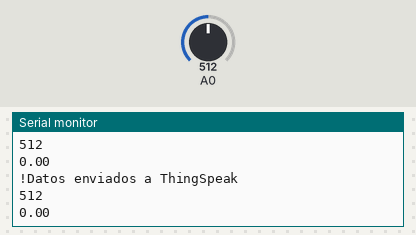
This sketch was run on a simulated ESP8266 (NodeMCU). Parts: the last lines printed to the serial monitor. The test bench sets the inputs (shaded band); at power-on: A0 = 512. WiFi joins after 1.5 s; servers stay silent unless stated.

Above: at 2.7 s.
2.8 s: A0 set to 716
At 3.41 s:
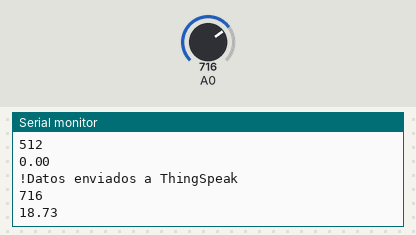
4.3 s: A0 set to 900
At 4.61 s:
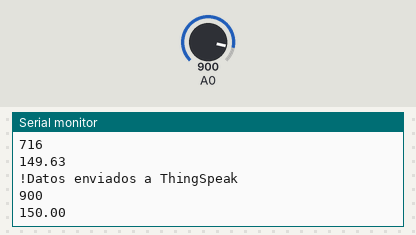
Timing chart, 0 to 7.3 s (numbered marks = the images above; inputs shaded):
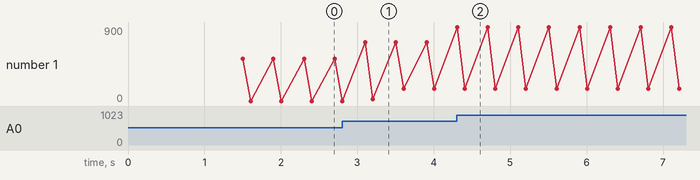

Measured:
- after the input at 2.8 s, the serial monitor: prints a new line after 0.30 s (image 1)
- after the input at 4.3 s, the serial monitor: prints a new line at once (image 2)
- plotted number 1: 512 → 149.63 after the input at 2.8 s

The sketch:

Pulsimetro-Tesis.ino
```cpp
#include <ESP8266WiFi.h>
#include <Wire.h>
#include <ThingSpeak.h>
float BPM;
int Valor_Pulso = 520;
long Pulso_Anterior = 0;
const char * API_Key = "TAKLOKHDIVKO8UO3";
const char *ssid =  "Tesis2019";
const char *pass =  "Tesis2019";
unsigned long Canal = 665694;
WiFiClient client;
void setup() {
   Serial.begin(115200);
   WiFi.begin(ssid, pass);
   ThingSpeak.begin(client);
      while (WiFi.status() != WL_CONNECTED)
     {delay(500);
      Serial.print(".");}
      Serial.println("");
      Serial.println("Conectado al WiFi");
      Wire.begin();}
void loop() {
  int Pulse = analogRead(A0);
  Serial.println(Pulse);
  delay(100);
if (Pulse > Valor_Pulso){
long diferencia = millis() - Pulso_Anterior;
Pulso_Anterior = millis();
BPM = 60 / (diferencia / 1000.0);
}
Serial.println(BPM);
ThingSpeak.setField(1, Pulse);
ThingSpeak.setField(2, BPM);
ThingSpeak.writeFields(Canal, API_Key);
Serial.println("!Datos enviados a ThingSpeak");
}
```
